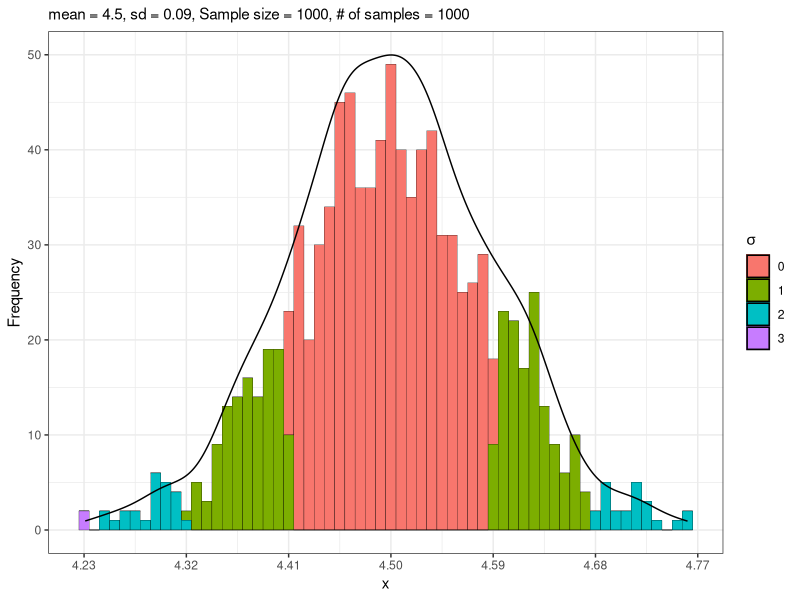

Write the R code that produced this figure.
## ---- chunk 1
library(tidyverse)
## ---- chunk 2
set.seed(123)
randDigits <- sample(x = c(0:9), size = 1000, replace = TRUE)
randDigitsMean <- mean(randDigits)
withinThreeSD <- abs((randDigitsMean - 4.5) / 0.095) < 3
paste0('Is ', randDigitsMean, ' within 3 standard deviations of the mean: ', withinThreeSD)
## ---- chunk 3
set.seed(42)
randomDigitMeans <- 1000 %>%
  rerun(sample(x=c(0:9), 1000, replace = T)) %>%
  map(mean) %>%
  unlist

df <- data.frame(randomDigitMeans)

df <- df %>%
  mutate(mySD = as.character( abs(as.integer((randomDigitMeans - mean(randomDigitMeans)) / sd(randomDigitMeans) ))))

xAxis<-as.integer(max(abs(randomDigitMeans)))
expectedMean<-4.5
sd<-round(sd(randomDigitMeans),2)

df %>% ggplot(aes(randomDigitMeans)) +
  geom_histogram(aes(fill = mySD), binwidth = sd/10, col="black", size=.1) + 
  labs(x="x", y="Frequency") + 
  labs(subtitle=paste0(  "mean = ", expectedMean, ", sd = ", sd, ", Sample size = ",1000,", # of samples = ",1000))+
  scale_x_continuous(breaks = seq(expectedMean-sd*5, expectedMean+sd*5, sd))+
  theme_bw()+
  theme(plot.title = element_text(hjust = 0.5))+
  guides(fill=guide_legend(expression(sigma)))+
  geom_density(aes(y=..count../90))
## ---- chunk 4
oneSd <- sum(df$mySD == '0')
twoSd <- sum(df$mySD == '1')
threeSd <- sum(df$mySD == '2')

pSdOne <- scales::percent(oneSd / 1000,accuracy=.01)
pSdTwo <- scales::percent((oneSd + twoSd) /1000,accuracy=.01)
pSdThree <- scales::percent((oneSd+twoSd +threeSd)/1000,accuracy=.01)
paste0('Distribution percentages:', pSdOne, '-', pSdTwo, '-', pSdThree)
